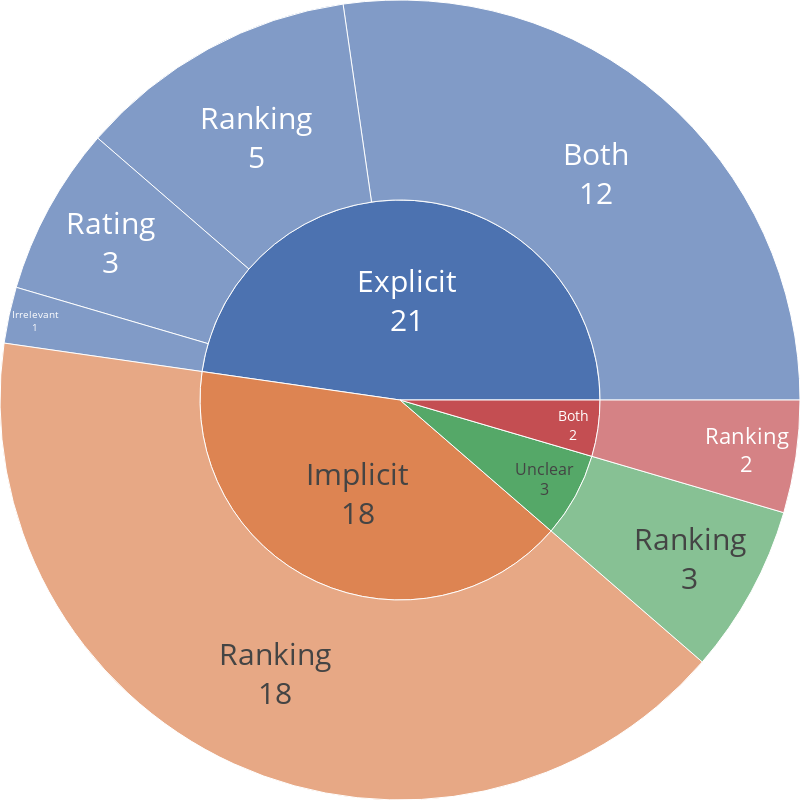

Notebook code for this chart:
### Code cell
# plotly express figure
fig = px.sunburst(result, path=["Type of feedback", "Type of prediction"], values='Counts')
# fig.show()


# # plotly graph_objects figure
# fig =go.Figure(go.Sunburst(
#                 labels=fig1['data'][0]['labels'].tolist(),
#                 parents=fig1['data'][0]['parents'].tolist(),
#                 values = fig1['data'][0]['values'].tolist(),
#                 insidetextorientation='radial',
#                 branchvalues="total"),
                
#                 )
fig.update_layout(
    margin = dict(t=0, l=0, r=0, b=0),
)
# fig.update_layout(uniformtext=dict(minsize=1, mode='hide'),
#                    template = 'seaborn')



# fig.update_layout(
#     title=dict(text="Prediction task and type of feedback", font=dict(size=30), automargin=True, yref='paper', y=0)
# )



fig.update_layout(
   width=800, height=800
)
fig.update_traces(hoverinfo = 'label+percent parent', textinfo = 'label+value')
fig.update_traces(textfont=dict(size=30))


fig.update_traces(insidetextorientation='horizontal')
fig.show()


fig.write_image(save_loc+"per_top.png")

### Figure 1 — Plotly figure (JSON) as saved in the notebook; plotly's stock layout.template omitted (floating-point values rounded to 4 significant figures)
{"data": [{"branchvalues": "total", "domain": {"x": [0, 1], "y": [0, 1]}, "hoverinfo": "label+percent parent", "hovertemplate": "labels=%{label}<br>Counts=%{value}<br>parent=%{parent}<br>id=%{id}<extra></extra>", "ids": ["Explicit/Both", "Explicit/Irrelevant", "Both/Ranking", "Explicit/Ranking", "Implicit/Ranking", "Unclear/Ranking", "Explicit/Rating", "Explicit", "Both", "Implicit", "Unclear"], "insidetextorientation": "horizontal", "labels": ["Both", "Irrelevant", "Ranking", "Ranking", "Ranking", "Ranking", "Rating", "Explicit", "Both", "Implicit", "Unclear"], "name": "", "parents": ["Explicit", "Explicit", "Both", "Explicit", "Implicit", "Unclear", "Explicit", "", "", "", ""], "textfont": {"size": 30}, "textinfo": "label+value", "type": "sunburst", "values": [12.0, 1.0, 2.0, 5.0, 18.0, 3.0, 3.0, 21.0, 2.0, 18.0, 3.0]}], "layout": {"height": 800, "legend": {"tracegroupgap": 0}, "margin": {"b": 0, "l": 0, "r": 0, "t": 0}, "width": 800}}
